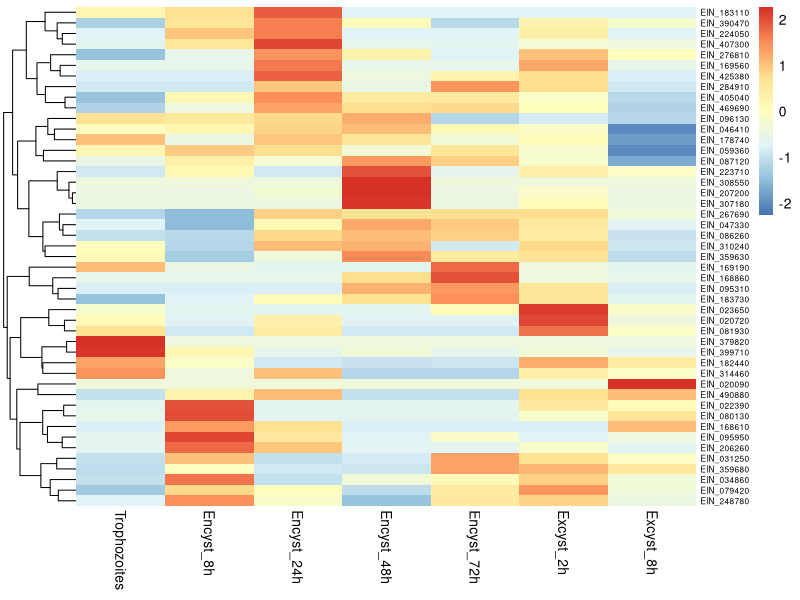
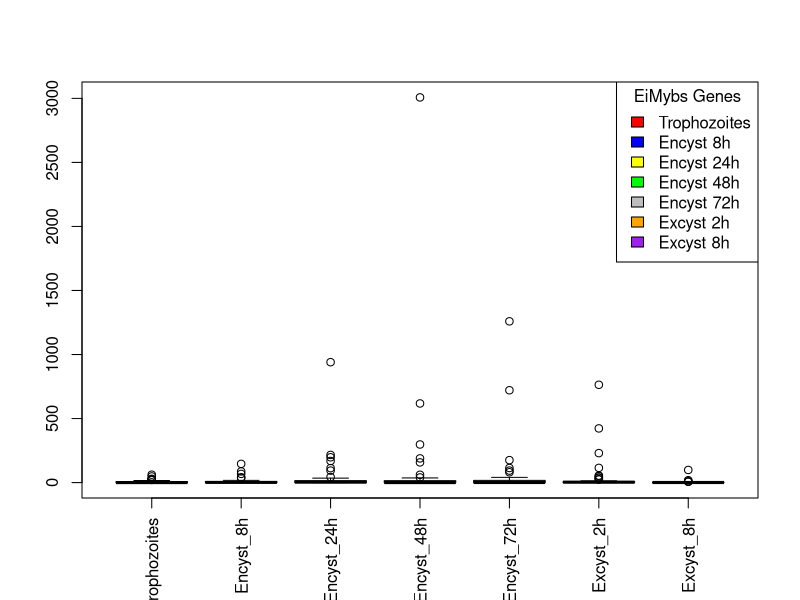
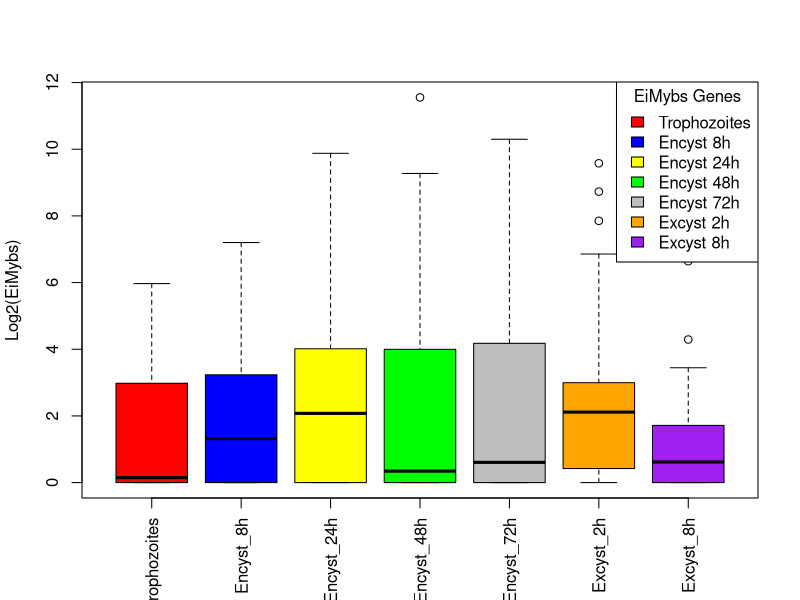
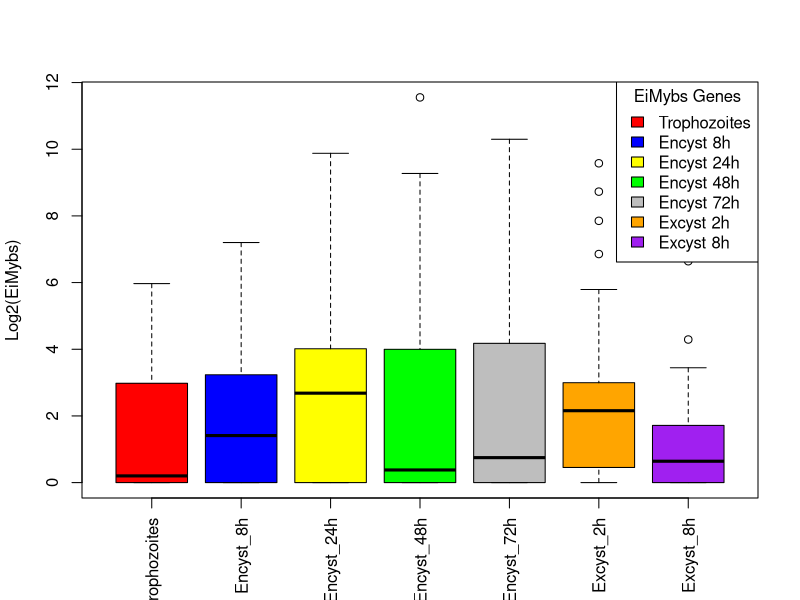
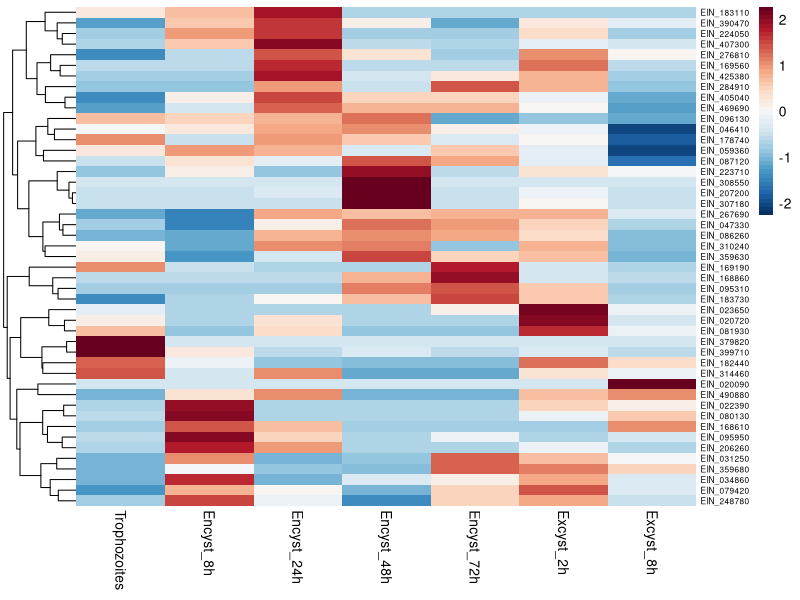
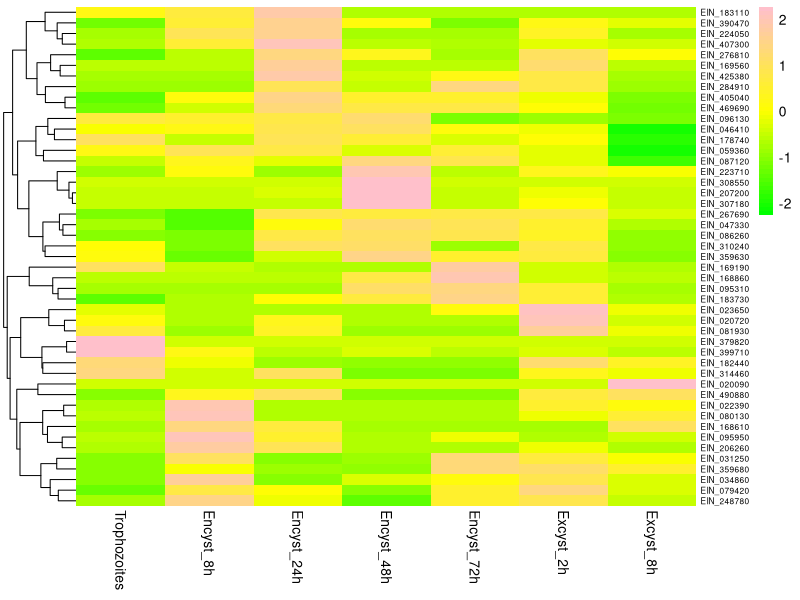
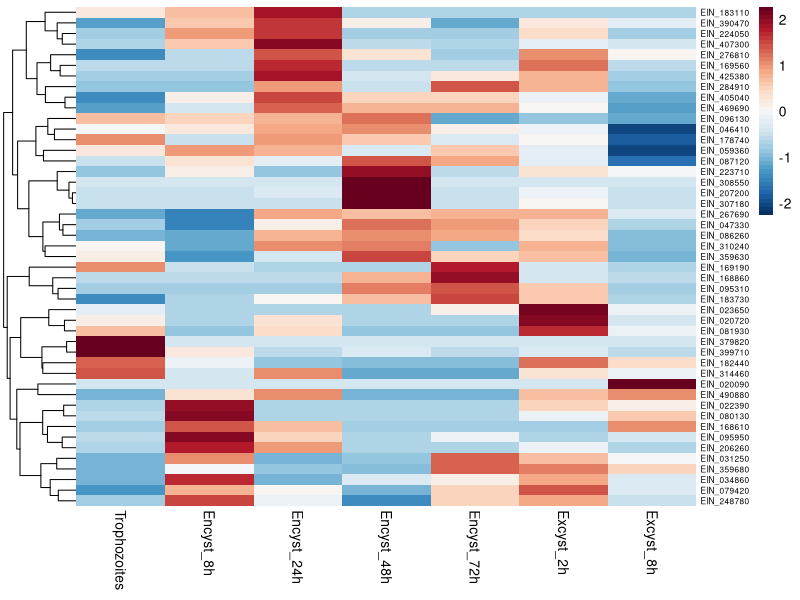
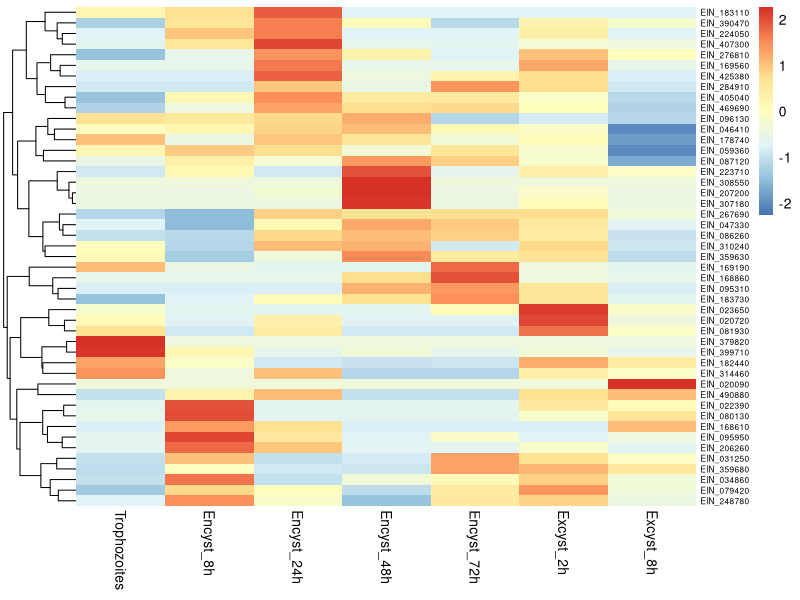

The R script that drew these images, in order:
#<< == >> << == >> << == >> << == >> << == >> << == >> << == >> << == >> << == >> << == >> 
setwd("~/Desktop/MiGithub/MapaCalorReloaded/DraElisaNewData")
#<< == >> << == >> << == >> << == >> << == >> << == >> << == >> << == >> << == >> << == >> 
library(RColorBrewer)
library(readr)
library(pheatmap)
library(dplyr)
#<< == >> << == >> << == >> << == >> << == >> << == >> << == >> << == >> << == >> << == >> 
NewGenes <- read.csv("ExpresionEiMybs.csv")
colnames(NewGenes) <- c("GeneID","InputOrder","Trophozoites","Encyst_8h",
                        "Encyst_24h","Encyst_48h","Encyst_72h","Excyst_2h","Excyst_8h")
View(NewGenes)
#<< == >> << == >> << == >> << == >> << == >> << == >> << == >> << == >> << == >> << == >> 
rownames(NewGenes) <- NewGenes$GeneID
#<< == >> << == >> << == >> << == >> << == >> << == >> << == >> << == >> << == >> << == >> 
NewGenes_Clean <- NewGenes[,3:9]; View(NewGenes_Clean)
NewGenes_Clean <- as.data.frame(NewGenes_Clean)
rownames(NewGenes_Clean) <- NewGenes$GeneID; View(NewGenes_Clean)
#<< == >> << == >> << == >> << == >> << == >> << == >> << == >> << == >> << == >> << == >> 
# Generacion de las bdd modificadas
NewGenes_log2   <-  log2(NewGenes_Clean + 1)
NewGenesOrdered <- NewGenes_Clean[order(-NewGenes_Clean$Trophozoites),]
top_genes_NewGenes_Trop <- NewGenesOrdered %>% filter(Trophozoites>0) %>% select(Trophozoites)
k  <- dim(NewGenes_Clean); proporcion <- 1; 
NS <- round(k[1]*proporcion);
random_genes_NewGenes  <- sample(rownames(NewGenes_Clean),NS );
sampledNewGenes_Log2   <- NewGenes_log2[random_genes_NewGenes, ];
NewGenes_log2_filtrado <- NewGenes_log2[rowSums(NewGenes_log2) != 0, ];View(NewGenes_log2_filtrado)
#<< == >> << == >> << == >> << == >> << == >> << == >> << == >> << == >> << == >> << == >> 
colores <- c("red", "blue","yellow", "green", "grey","orange", "purple")

pdf("MapasCalor/BoxPlotNewGenes.pdf")
boxplot(NewGenes_Clean, las = 3, col = colores)
legend("topright", legend = c("Trophozoites", "Encyst 8h",
                              "Encyst 24h", "Encyst 48h", "Encyst 72h", "Excyst 2h", "Excyst 8h"),
       fill = colores, title = "EiMybs Genes")
dev.off()

pdf("MapasCalor/BoxPlotLog2NewGenes.pdf")
boxplot(NewGenes_log2, las = 3, col = colores, ylab="Log2(EiMybs)")
legend("topright", legend = c("Trophozoites", "Encyst 8h",
                              "Encyst 24h", "Encyst 48h", "Encyst 72h", "Excyst 2h", "Excyst 8h"),
       fill = colores, title = "EiMybs Genes")
dev.off()

pdf("MapasCalor/BoxPlotFilteredLog2NewGenes.pdf")
boxplot(NewGenes_log2_filtrado, las = 3, col = colores, ylab="Log2(EiMybs)")
legend("topright", legend = c("Trophozoites", "Encyst 8h",
                              "Encyst 24h", "Encyst 48h", "Encyst 72h", "Excyst 2h", "Excyst 8h"),
       fill = colores, title = "EiMybs Genes")
dev.off()
#<< == >> << == >> << == >> << == >> << == >> << == >> << == >> << == >> << == >> << == >> 
# Personalización de la paleta de colores
my_colors = brewer.pal(n = 11, name = "RdBu")
my_colors = colorRampPalette(my_colors)(50)
my_colors = rev(my_colors)
my_colors2 = c("green", "yellow", "pink")
my_colors2 = colorRampPalette(my_colors2)(50)
my_colors3 = brewer.pal(n = 11, name = "RdBu")
my_colors3 = colorRampPalette(my_colors3)(50)
my_colors3 = rev(my_colors3)
my_colors4 = colorRampPalette(rev(brewer.pal(n = 7, name = "RdYlBu")))(100)
#<< == >> << == >> << == >> << == >> << == >> << == >> << == >> << == >> << == >> << == >> 
LetraSize <- 6
pdf("MapasCalor/HeathmapCFNormRenglonSinBordes.pdf") # sin dendogramas columnas
pheatmap(NewGenes_log2_filtrado, cluster_cols = FALSE,
         scale = "row",fontsize_row = LetraSize, border_color = NA)
dev.off()
#
pdf("MapasCalor/HeathmapCFNormRenglonSinBordesMycolors.pdf") # sin dendogramas columnas
pheatmap(NewGenes_log2_filtrado, cluster_cols = FALSE,color = my_colors,
         scale = "row",fontsize_row = LetraSize, border_color = NA)
dev.off()
#
pdf("MapasCalor/HeathmapCFNormRenglonSinBordesMycolors2.pdf") # sin dendogramas columnas
pheatmap(NewGenes_log2_filtrado, cluster_cols = FALSE,color = my_colors2,
         scale = "row",fontsize_row = LetraSize, border_color = NA)
dev.off()
#
pdf("MapasCalor/HeathmapCFNormRenglonSinBordesMycolors3.pdf") # sin dendogramas columnas
pheatmap(NewGenes_log2_filtrado, cluster_cols = FALSE,color = my_colors3,
         scale = "row",fontsize_row = LetraSize, border_color = NA)
dev.off()
#
pdf("MapasCalor/HeathmapCFNormRenglonSinBordesMycolors4.pdf") # sin dendogramas columnas
pheatmap(NewGenes_log2_filtrado, cluster_cols = FALSE,color = my_colors4,
         scale = "row",fontsize_row = LetraSize, border_color = NA)
dev.off()
#<< == >> << == >> << == >> << == >> << == >> << == >> << == >> << == >> << == >> << == >> 